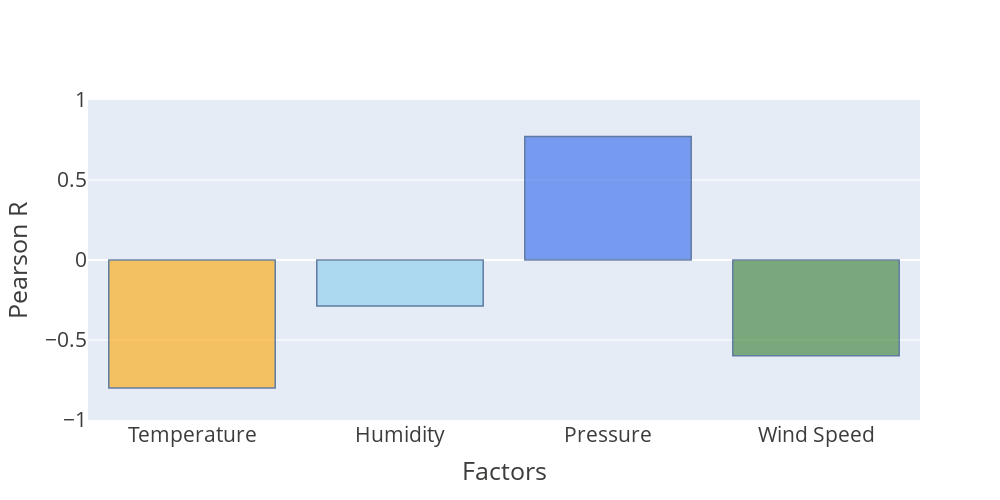

Notebook source saved alongside this figure:
### Code cell
import plotly.graph_objects as go

x = factors
y = factor_lag_corr_df.iloc[0]
colors = ['#FFA500','#87CEEB','#2B65EC','#347C2C']

# Use the hovertext kw argument for hover text
fig = go.Figure(data=[go.Bar(x=x, y=y,
            hovertext=[])])
# Customize aspect
fig.update_traces(marker_color=colors, marker_line_color='rgb(8,48,107)',
                  marker_line_width=1.5, opacity=0.6)
fig.update_layout(
    autosize=False, width=1000, height=500,
    yaxis_title="Pearson R", xaxis_title="Factors",
    font=dict(size=21, color="#3D3C3A"),yaxis_range=[-1,1])
fig.show()

### Figure 1 — Plotly figure (JSON) as saved in the notebook; plotly's stock layout.template omitted (floating-point values rounded to 4 significant figures)
{"data": [{"hovertext": [], "marker": {"color": ["#FFA500", "#87CEEB", "#2B65EC", "#347C2C"], "line": {"color": "rgb(8,48,107)", "width": 1.5}}, "opacity": 0.6, "type": "bar", "x": ["Temperature", "Humidity", "Pressure", "Wind Speed"], "y": [-0.8001, -0.2873, 0.7724, -0.5984]}], "layout": {"autosize": false, "font": {"color": "#3D3C3A", "size": 21}, "height": 500, "width": 1000, "xaxis": {"title": {"text": "Factors"}}, "yaxis": {"range": [-1, 1], "title": {"text": "Pearson R"}}}}
